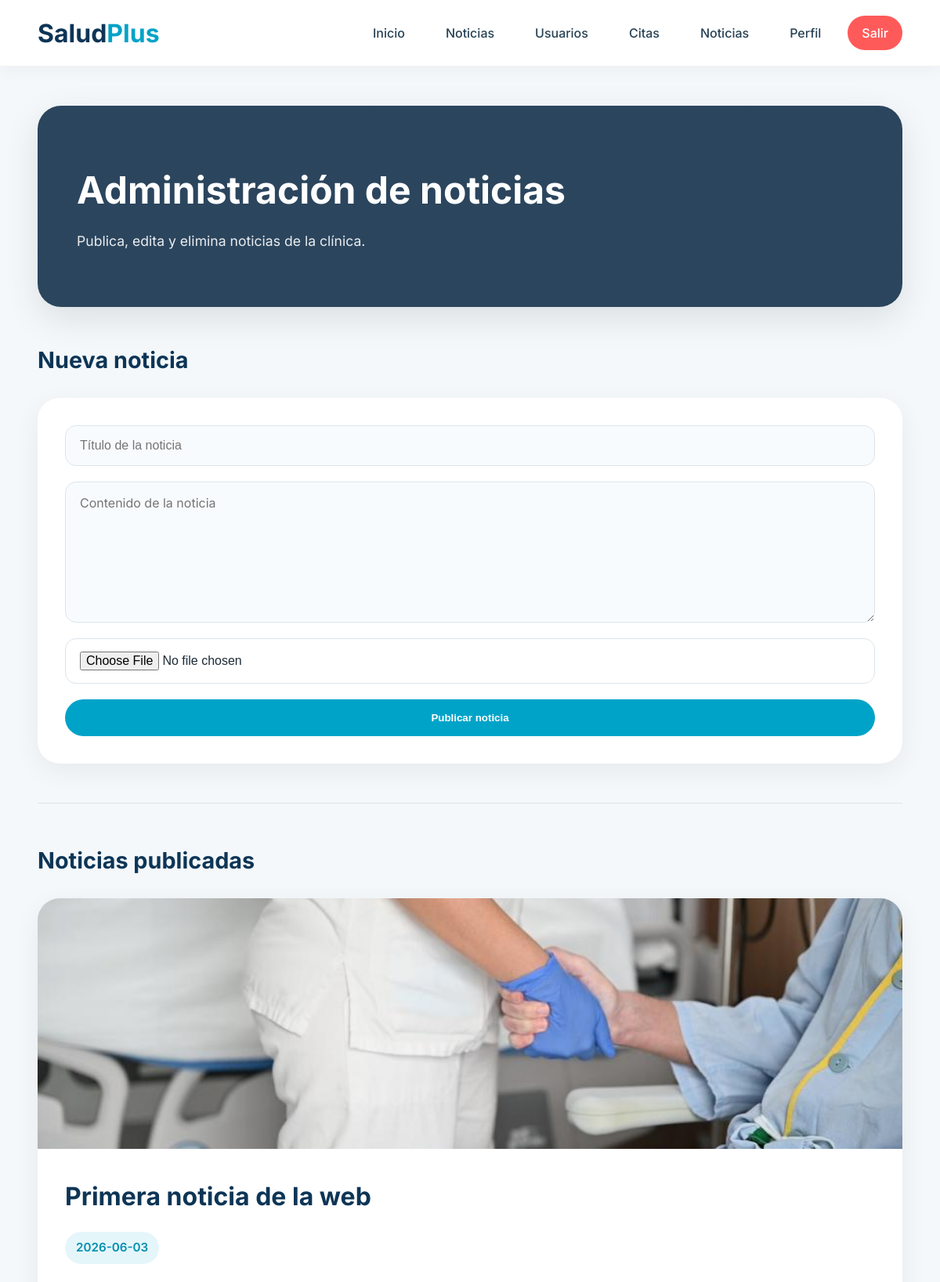
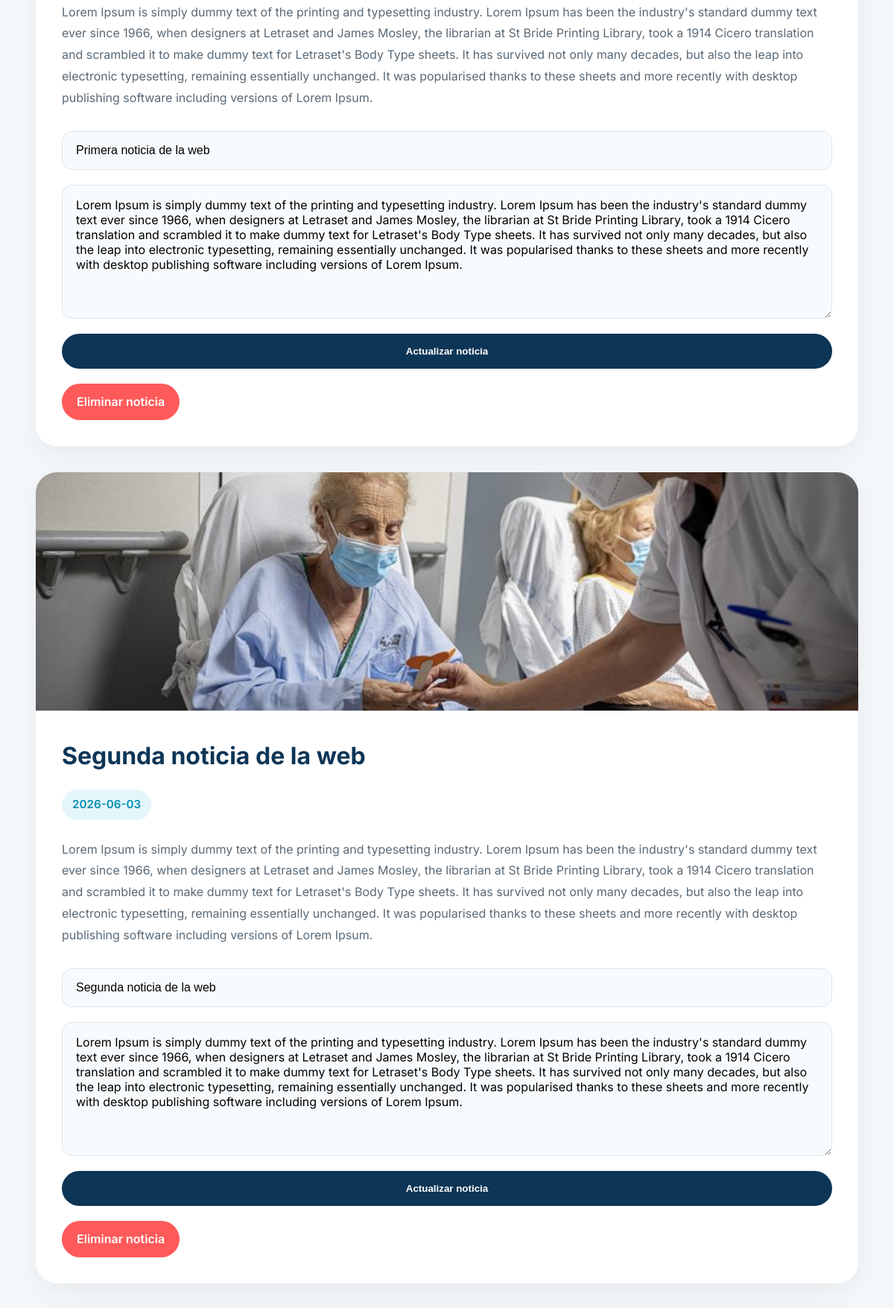
/admin/noticias.php (signed in, upper part), run on the app's committed database (2 pictures, top to bottom).
### tables this page shows
CREATE TABLE `noticias` (
  `idNoticia` int(11) NOT NULL,
  `titulo` varchar(255) DEFAULT NULL,
  `imagen` varchar(255) DEFAULT NULL,
  `texto` text DEFAULT NULL,
  `fecha` date DEFAULT NULL,
  `idUser` int(11) DEFAULT NULL
);

### includes/SQL.php (called while the page is built, shortened)
<?php
class SQL
{
    public static function obtenerNoticias()
    {
        $conn = DB::conn();
        $sql = "SELECT noticias.*, users_data.nombre, users_data.apellidos FROM noticias
                JOIN users_data ON noticias.idUser = users_data.idUser
                ORDER BY fecha DESC";
        $stmt = $conn->prepare($sql);
        $stmt->execute();
        return $stmt->fetchAll();
    }
}

### admin/noticias.php (the view, shortened to what this page needs)
<?php
require_once("../includes/SQL.php");
$noticias = SQL::obtenerNoticias();
?>
<!DOCTYPE html>
<html lang="es">
<head>
    <link rel="stylesheet" href="<?= BASE_URL ?>css/noticiasadmin.css">
</head>
<body>
    <?php include("../includes/navbar.php"); ?>
    <div class="admin-container">
        <div class="admin-header">
            <h1>Administración de noticias</h1>
            <p>Publica, edita y elimina noticias de la clínica.</p>
        </div>
        <h2>Nueva noticia</h2>
        <div class="admin-card">
            <form class="cms-form" method="POST" enctype="multipart/form-data">
                <input type="text" name="titulo" placeholder="Título de la noticia" required>
                <textarea name="texto" placeholder="Contenido de la noticia" required></textarea>
                <input type="file" name="imagen" accept=".jpg,.jpeg,.png,.webp" required>
                <button type="submit" name="crear">Publicar noticia</button>
            </form>
        </div>
        <hr>
        <h2>Noticias publicadas</h2>
        <?php foreach ($noticias as $fila): ?>
            <div class="noticia-card">
                <img class="noticia-img" src="../images/images_noticias/<?= htmlspecialchars($fila['imagen']) ?>" alt="Imagen noticia">
                <div class="noticia-content">
                    <h3><?= htmlspecialchars($fila['titulo']) ?></h3>
                    <div class="fecha-publicacion">
                        <?= htmlspecialchars($fila['fecha']) ?>
                    </div>
                    <div class="noticia-texto">
                        <?= nl2br(htmlspecialchars($fila['texto'])) ?>
                    </div>
                    <form class="cms-form" method="POST">
                        <input type="text" name="titulo" value="<?= htmlspecialchars($fila['titulo']) ?>">
                        <textarea name="texto"><?= htmlspecialchars($fila['texto']) ?></textarea>
                        <button class="btn-actualizar" type="submit" name="editar">Actualizar noticia</button>
                    </form>
                    <a class="eliminar-btn" href="noticias.php?eliminar=<?= $fila['idNoticia'] ?>">Eliminar noticia</a>
                </div>
            </div>
        <?php endforeach; ?>
    </div>
</body>
</html>

### css/noticiasadmin.css (style rules this page uses)
* { margin: 0; padding: 0; box-sizing: border-box; }
body { font-family: 'Inter', sans-serif; background: #f4f8fb; color: #1d2b36; line-height: 1.6; }
.admin-container { width: 92%; max-width: 1200px; margin: auto; padding: 50px 0 80px; }
.admin-header { background: linear-gradient(rgba(8, 38, 66, 0.85), rgba(8, 38, 66, 0.85)); background-size: cover; background-position: center; border-radius: 30px; padding: 70px 50px; color: white; margin-bottom: 45px; box-shadow: 0 15px 45px rgba(0,0,0,0.10); }
.admin-header h1 { font-size: 3rem; margin-bottom: 12px; }
.admin-header p { font-size: 1.1rem; opacity: 0.9; }
h2 { color: #0d3556; margin-bottom: 25px; margin-top: 45px; font-size: 1.8rem; }
.admin-card, .noticia-card { background: white; border-radius: 28px; overflow: hidden; margin-bottom: 35px; box-shadow: 0 10px 35px rgba(0,0,0,0.06); }
.cms-form { display: flex; flex-direction: column; gap: 20px; }
.admin-card { padding: 35px; }
.cms-form input, .cms-form textarea { width: 100%; padding: 16px 18px; border-radius: 14px; border: 1px solid #dbe5ec; background: #f8fbfd; font-size: 1rem; outline: none; transition: all 0.3s ease; }
.cms-form textarea { min-height: 180px; resize: vertical; font-family: inherit; }
input[type="file"] { background: white; }
button, .btn-actualizar { border: none; padding: 16px 22px; border-radius: 40px; color: white; font-weight: 600; cursor: pointer; transition: all 0.3s ease; }
button { background: #00a3c8; }
.btn-actualizar { background: #0d3556; }
.noticia-card { transition: all 0.3s ease; }
.noticia-img { width: 100%; height: 320px; object-fit: cover; display: block; }
.noticia-content { padding: 35px; }
.noticia-content h3 { color: #0d3556; font-size: 2rem; margin-bottom: 20px; }
.fecha-publicacion { display: inline-block; background: rgba(0,163,200,0.10); color: #008fb0; padding: 8px 14px; border-radius: 30px; font-size: 0.95rem; font-weight: 600; margin-bottom: 25px; }
.noticia-texto { color: #5a6975; line-height: 1.8; margin-bottom: 30px; }
.eliminar-btn { display: inline-block; margin-top: 20px; background: #ff5a5a; color: white; text-decoration: none; padding: 12px 20px; border-radius: 40px; font-weight: 600; transition: all 0.3s ease; }
hr { border: none; height: 1px; background: #dbe5ec; margin: 50px 0; }

### css/navbar.css (style rules this page uses)
* { margin: 0; padding: 0; box-sizing: border-box; }

### data on the page
noticias: imagen (picture), titulo "Primera noticia de la web", fecha "2026-06-03", texto "Lorem Ipsum is simply dummy text of the printing and typesetting industry. Lorem Ipsum has been the industry's standard dummy text ever since 1966, when designers at Letraset and James Mosley, the librarian at St Bride Printing Library, took a 1914 Cicero translation and scrambled it to make dummy text for Letraset's Body Type sheets. It has survived not only many decades, but also the leap into electronic typesetting, remaining essentially unchanged. It was popularised thanks to these sheets and more recently with desktop publishing software including versions of Lorem Ipsum."
noticias: imagen (picture), titulo "Segunda noticia de la web", fecha "2026-06-03", texto "Lorem Ipsum is simply dummy text of the printing and typesetting industry. Lorem Ipsum has been the industry's standard dummy text ever since 1966, when designers at Letraset and James Mosley, the librarian at St Bride Printing Library, took a 1914 Cicero translation and scrambled it to make dummy text for Letraset's Body Type sheets. It has survived not only many decades, but also the leap into electronic typesetting, remaining essentially unchanged. It was popularised thanks to these sheets and more recently with desktop publishing software including versions of Lorem Ipsum."
